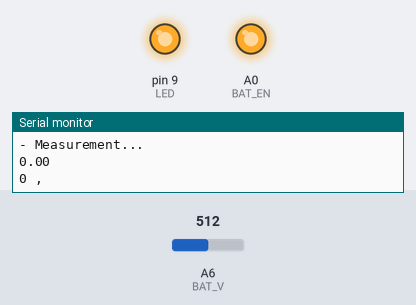
This sketch was run on a simulated Arduino Nano, built with avr-gcc and run on an emulated ATmega328P. Parts: output pins drawn as LEDs (lit = HIGH), the last lines printed to the serial monitor. Inputs (shaded band) come from the test bench; at power-on: A6 (BAT_V) = 512.

Above: at 0.5 s.
At 3.5 s:
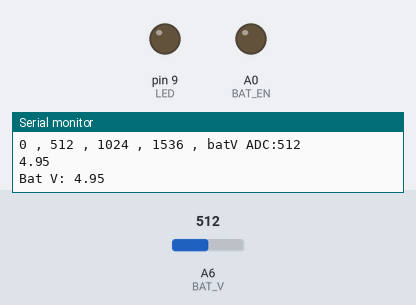
Timing chart, 0 to 7.8 s (numbered marks = the images above):
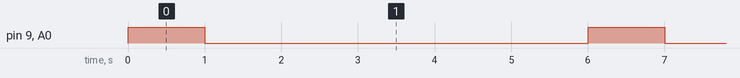

The sketch:

batteryV.ino
```cpp
#include "Thermistor.h"
#include "HX711.h" //https://github.com/bogde/HX711
#include <EEPROM.h> //Built in
#include "Sleepy.h" //https://github.com/kinasmith/Sleepy
#include "RFM69_ATC.h" //https://www.github.com/lowpowerlab/rfm69


/****************************************************************************/
/***********************    DON'T FORGET TO SET ME    ***********************/
/****************************************************************************/
#define NODEID    2 //Node Address
#define NETWORKID 100 //Network to communicate on
/****************************************************************************/

#define GATEWAYID 0 //Address of datalogger/reciever
#define FREQUENCY RF69_433MHZ
#define ATC_RSSI -70 //ideal Signal Strength of trasmission
#define ACK_WAIT_TIME 100 // # of ms to wait for an ack
#define ACK_RETRIES 10 // # of attempts before giving up
#define DOUT  8
#define CLK  7
#define zOutput 3.3
#define zInput A7 // Connect common (Z) to A7 (analog input)
#define eX A5 //Thermister excitation voltage
#define BAT_EN A0
#define BAT_V A6
#define LED 9

//battery voltage divider. Measure and set these values manually
const int bat_div_R1 = 14700;
const int bat_div_R2 = 3820;

void setup() {
  Serial.begin(115200); // Initialize the serial port

  pinMode(BAT_EN, OUTPUT); // Set excitation
  pinMode(BAT_V, INPUT);
  digitalWrite(BAT_EN, LOW);
  pinMode(LED, OUTPUT); //led

}
float battery_voltage = 0.0;
void loop() {
  Serial.println("- Measurement...");
//  Blink(50,3);
  battery_voltage = get_battery_voltage(); //NOTE: THIS IS NOT TESTED. MAKE SURE IT WORKS
  Serial.print("Bat V: ");
  Serial.println(float(battery_voltage)/100.0);

delay(5000);

}

int get_battery_voltage() {
  int readings = 0;
  float v = 0;
  digitalWrite(BAT_EN, HIGH);
  digitalWrite(LED, HIGH);
  Serial.println(v);
  Serial.print(readings);Serial.print(" , ");
  delay(1000);
  for (byte i=0; i<3; i++)
  {
    readings += analogRead(BAT_V);
    Serial.print(readings);Serial.print(" , ");
  }
  readings /= 3;
  v = (3.3) * ((readings)/1023.0) * ((bat_div_R1)/bat_div_R2) * 100.0; //Calculate battery voltage
  Serial.print("batV ADC:");Serial.println(readings);
  Serial.println(v/100.0);
  digitalWrite(BAT_EN, LOW);
  digitalWrite(LED, LOW);
  return int(v);
}
```

Measured:
- by itself, pin 9 (LED), A0 (BAT_EN): alternates HIGH for 1.0 s and LOW for 5.0 s
